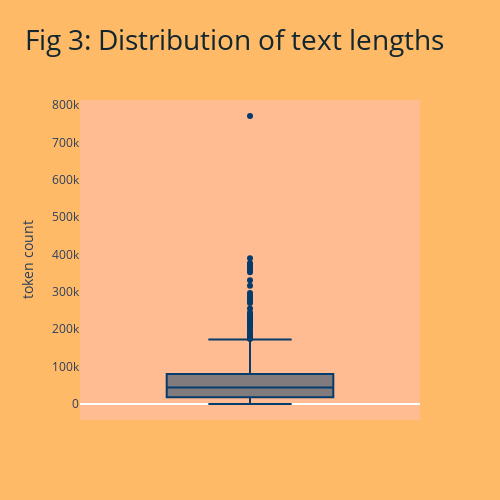

The notebook cell saved with this chart:
### Code cell
fig = px.violin(df,
       y="token count",
       hover_data=["title", "author"],
       title="Fig 3: Distribution of text lengths",
       color_discrete_sequence=["#053c6c"]
    )
fig.update_layout({"plot_bgcolor":"#ffbb91", "paper_bgcolor":"#feba67", "width":500, "height":500},
                  xaxis=dict(showgrid=False),
                  yaxis=dict(showgrid=False),
                  title_font_color="#122630",
                  title=dict(font=dict(size=28), yref='paper')
                  )
fig.show()

### Figure 1 — Plotly figure (JSON) as saved in the notebook; plotly's stock layout.template omitted (floating-point values rounded to 4 significant figures; data arrays with more than 128 entries replaced by an {"elided": "..."} marker saying what was removed)
{"data": [{"alignmentgroup": "True", "customdata": {"elided": "1764x2 str values"}, "hovertemplate": "token count=%{y}<br>title=%{customdata[0]}<br>author=%{customdata[1]}<extra></extra>", "legendgroup": "", "marker": {"color": "#053c6c"}, "name": "", "notched": false, "offsetgroup": "", "orientation": "v", "showlegend": false, "type": "box", "x0": " ", "xaxis": "x", "y": {"elided": "1764 int values"}, "y0": " ", "yaxis": "y"}], "layout": {"boxmode": "group", "height": 500, "legend": {"tracegroupgap": 0}, "paper_bgcolor": "#feba67", "plot_bgcolor": "#ffbb91", "title": {"font": {"color": "#122630", "size": 28}, "text": "Fig 3: Distribution of text lengths", "yref": "paper"}, "width": 500, "xaxis": {"anchor": "y", "autorange": true, "domain": [0, 1], "range": [-0.5, 0.5], "showgrid": false, "type": "category"}, "yaxis": {"anchor": "x", "autorange": true, "domain": [0, 1], "range": [-42760.0, 813400.0], "showgrid": false, "title": {"text": "token count"}, "type": "linear"}}}
